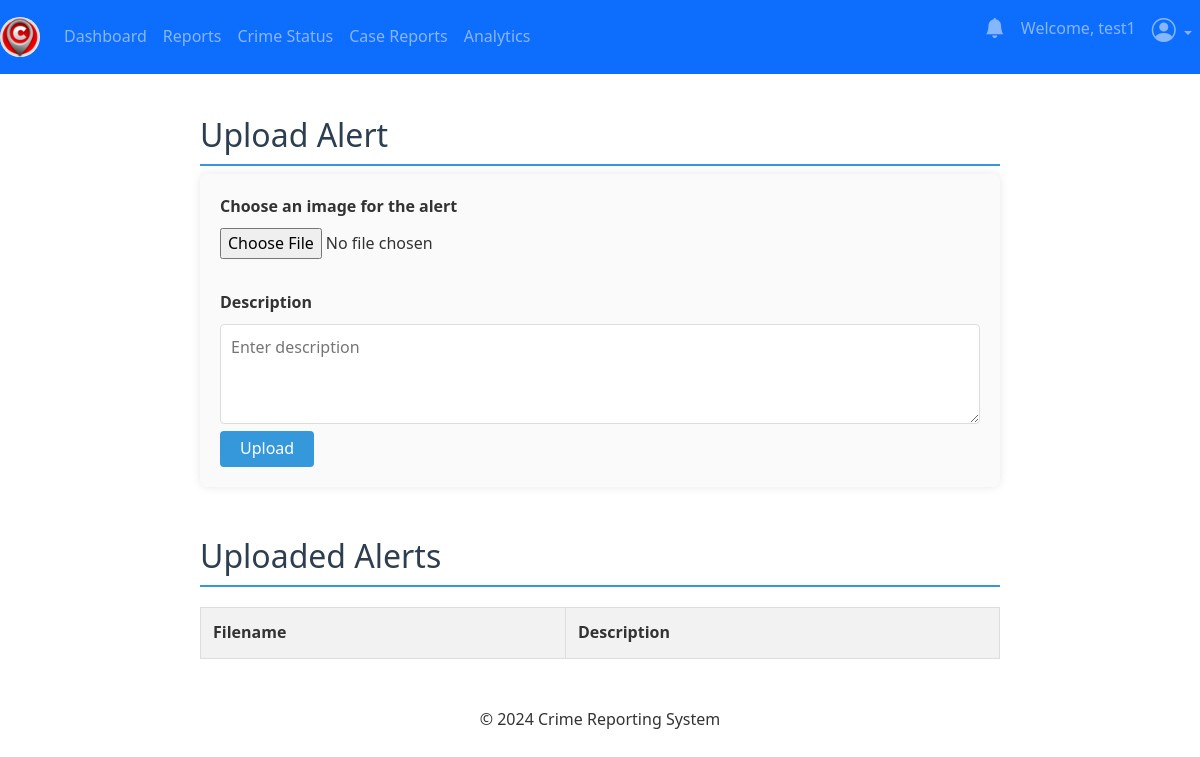
Page /admin/alerts (signed in) on the earlier database version.
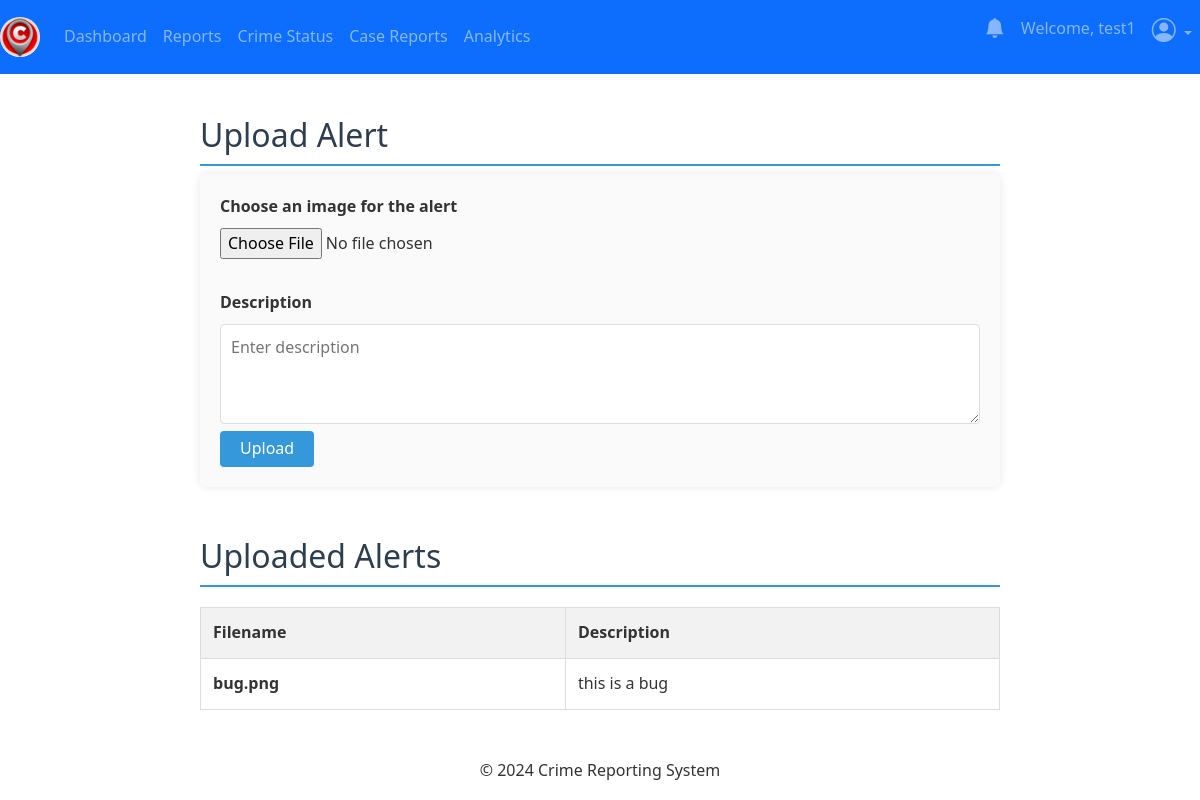
Same page on the later database version.
### app/admins/models.py (models this page shows, shortened)
class Alert(db.Model, UserMixin):
    id = db.Column(db.Integer, primary_key=True)
    filename = db.Column(db.String(100), nullable=False)
    data = db.Column(db.LargeBinary, nullable=False)
    mimetype = db.Column(db.Text, nullable=True)
    description = db.Column(db.Text, nullable=False)
    uploaded_at = db.Column(db.DateTime, default=datetime.now)
    admin_id = db.Column(db.Integer, db.ForeignKey('admin.id'))

### app/admins/routes.py (the view, shortened to what this page needs)
@admins.route('/admin/alerts', methods=['GET', 'POST'])
@admin_required
def upload_photo():
    administrator = session.get('admin_id')
    alerts = Alert.query.all()
    return render_template('admin/admin-alerts.html', alerts=alerts)

### app/__init__.py (called while the page is built)
@login_manager.user_loader
def load_user(user_id):
    return models.User.query.get(user_id)

### app/admins/routes.py (called while the page is built)
def admin_required(f):
    @wraps(f)
    def decorated_function(*args, **kwargs):
        if not session.get('admin_id'):
            flash('You need to be logged in as an admin to access the page.', 'danger')
            return redirect(url_for('admins.adminIndex'))
        return f(*args, **kwargs)
    return decorated_function

### app/templates/admin/admin-alerts.html (shortened to what this page needs)
{% extends "admin/layout.html" %}
{% block content %}
<!DOCTYPE html>
<html lang="en">
<head>
</head>
<body>
    <h2>Upload Alert</h2>
    <form method="POST, GET" enctype="multipart/form-data">
        <label for="">Choose an image for the alert</label>
        <br>
        <input type="file" name="photo" id="mediaUpload" required>
        <label for="">Description</label>
        <textarea name="description" placeholder="Enter description" required></textarea>
        <button type="submit">Upload</button>
    </form>
    <h2>Uploaded Alerts</h2>
    <table id="uploadedPhotos">
        <thead>
            <tr>
                <th>Filename</th>
                <th>Description</th>
            </tr>
        </thead>
        <tbody>
            {% for alert in alerts %}
                <tr class="uploaded-item">
                    <td><strong>{{ alert.filename }}</strong></td>
                    <td>{{ alert.description }}</td>
                </tr>
            {% endfor %}
        </tbody>
    </table>
</body>
</html>
{% endblock content %}

Differences in the rows shown:
added Alert: filename "bug.png", description "this is a bug"
